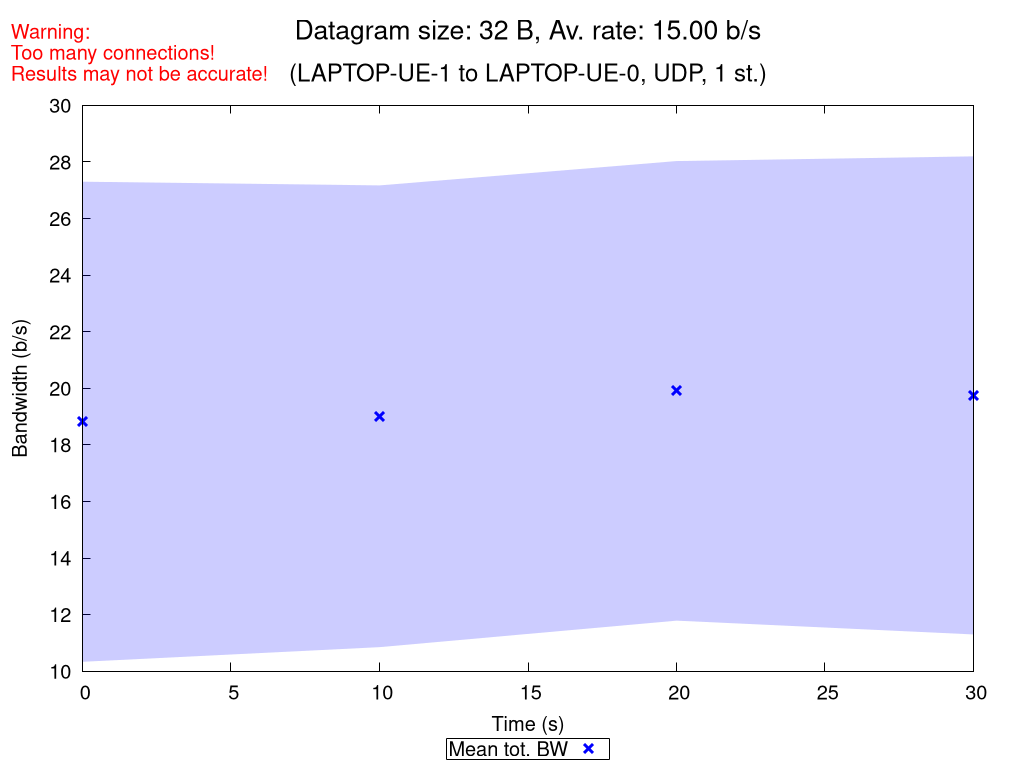

gnuplot code for this plot:
set terminal pngcairo nocrop enhanced size 1024,768 font "Verdana,15"
set output "UDP_1_st_2020_10_07_15-59-16_one2two_00032B.png"

set title "{/=20 Datagram size: 32 B, Av. rate: 15.00 b/s}\n\n{/=18 (LAPTOP-UE-1 to LAPTOP-UE-0, UDP, 1 st.)}"
set label "Warning:\nToo many connections!\nResults may not be accurate!" at screen 0.01, screen 0.96 tc rgb "red"

set xlabel "Time (s)"
set ylabel "Bandwidth (b/s)"
set ytics nomirror
set key bmargin center horizontal box samplen 1 width -1
set bmargin 4.6
set rmargin 4.5

rf = 1.0  # rate factor
set style fill transparent solid 0.2 noborder
set autoscale xfix
plot "UDP_1_st_2020_10_07_15-59-16_one2two_00032B_iperf_processed.dat" using 1:($2/rf-$3/rf):($2/rf+$3/rf) with filledcurves lc rgb "blue" notitle, \
     "" using 1:($2/rf) with points pt 2 ps 1.5 lw 3 lc rgb "blue" title "Mean tot. BW", \
